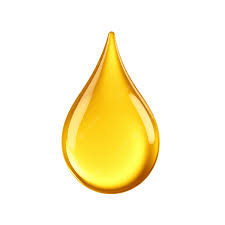
#> input picture include/droppisse.jpeg, 225 x 225 px; its folder holds only this picture in this run
$ python -i gui.py   (imports and definitions only)
#> lines starting #> are read from the running program, lines starting #| are printed output that depends on the picture
import tkinter as tk
from tkinter import messagebox
import serial
import threading
import time
from PIL import Image, ImageTk
import random
import os
import glob

# --- Initialization & Serial (Kept your logic) ---
try:
    ser = serial.Serial('/dev/ttyACM0', 115200, timeout=1)
except Exception as e:
    ser = None
    print(f"Serial port error: {e}")

DROP_X_RANGE = (40, 250)  # Adjusted range to fit the new canvas width
BUCKET_Y_POSITION = 360   # Move bucket up
BUCKET_X_POSITION = 20
NOM_CHEVAL_BLEUF = "BENIMOUNE"
NOM_CHEVAL_BLEUP = "GROS ZOURS SALE BIO"
NOM_CHEVAL_NOIR = "CHEVAL NOIR"
NOM_CHEVAL_JAUNE = "CHEVAL JAUNE"

# --- GIF Player Variables ---
gif_frames = []
gif_index = 0
current_file = None
gif_label = None
gif_frames_ref = []  # Add this to prevent garbage collection

# Add these constants near the top of your file
GIF_FOLDER = "include/gifs"  # Adjust path as needed
SUPPORTED_EXTENSIONS = ('.gif', '.png', '.jpg', '.jpeg', '.bmp')
IMAGE_DISPLAY_TIME = 3000  # 3 seconds in milliseconds

# --- Functions ---
# [26 lines left out: functions send_data, read_serial, not called in this run]

# [2 lines not run here, left out]

# [26 lines left out: functions start_countdown, drop_image, not called in this run]

def start_dropping():
    drop_image()
    root.after(1000, start_dropping)

# [13 lines left out: function get_random_media_file, not called in this run]

def load_media_file(filepath):
    """Load a GIF or image file and return frames list."""
#> called with filepath = '../include/droppisse.jpeg'
    global gif_frames, gif_index, gif_frames_ref
    gif_frames = []
    gif_frames_ref = []  # Clear old references
    gif_index = 0

    if not filepath or not os.path.exists(filepath):
        return False

    try:
        img = Image.open(filepath)
#> img is the input picture: PIL image 225x225 RGB; mean R, G, B 252.4, 244.7, 214.2

        if filepath.lower().endswith('.gif') and hasattr(img, 'n_frames') and img.n_frames > 1:
            # It's an animated GIF
            for frame_num in range(img.n_frames):
                img.seek(frame_num)
                frame = img.copy().convert('RGBA')
                frame = frame.resize((300, 300), Image.Resampling.LANCZOS)
                photo = ImageTk.PhotoImage(frame)
                gif_frames.append(photo)
                gif_frames_ref.append(photo)  # Keep reference
            return True
        else:
            # It's a static image
            img = img.convert('RGBA')
#> img: PIL image 225x225 RGBA
            img = img.resize((300, 300), Image.Resampling.LANCZOS)
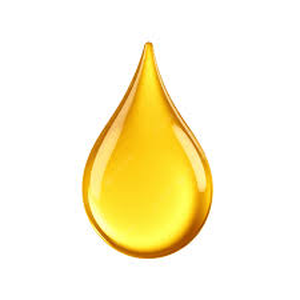
#> img: PIL image 300x300 RGBA; mean R, G, B, A 252.4, 244.7, 214.2, 255
            photo = ImageTk.PhotoImage(img)
            gif_frames.append(photo)
            gif_frames_ref.append(photo)  # Keep reference
            return True
    except Exception as e:
        print(f"Error loading {filepath}: {e}")
        return False

def start_gif_player():
    """Start playing random media from the gif folder."""
    load_next_media()

# [38 lines left out: functions load_next_media, play_gif_frame, not called in this run]

# --- GUI Setup ---
# [4 lines not run here, left out]

# [1 line that did not run here, left out]
# [1 line not run here, left out]

# [1 line that did not run here, left out]
# [14 lines not run here, left out]

# 2. CANVAS (Now positioned to the left, width matches bucket)
# [1 line that did not run here, left out]
# [1 line not run here, left out]
# [1 line that did not run here, left out]

# 3. CENTER PANEL (GIF Player)
# [1 line that did not run here, left out]
# [1 line not run here, left out]

# [1 line that did not run here, left out]
# [1 line not run here, left out]

# 4. RIGHT PANEL (Inputs) - white background
# [1 line that did not run here, left out]
# [1 line not run here, left out]

noms = [NOM_CHEVAL_BLEUP, NOM_CHEVAL_BLEUF, NOM_CHEVAL_JAUNE, NOM_CHEVAL_NOIR]
entries = []
# [7 lines not run here, left out]

# [1 line that did not run here, left out]
# [1 line not run here, left out]

# [1 line that did not run here, left out]
# [1 line not run here, left out]

# Large countdown at bottom right
# [1 line that did not run here, left out]
# [5 lines not run here, left out]

>>> result = load_media_file('../include/droppisse.jpeg')
